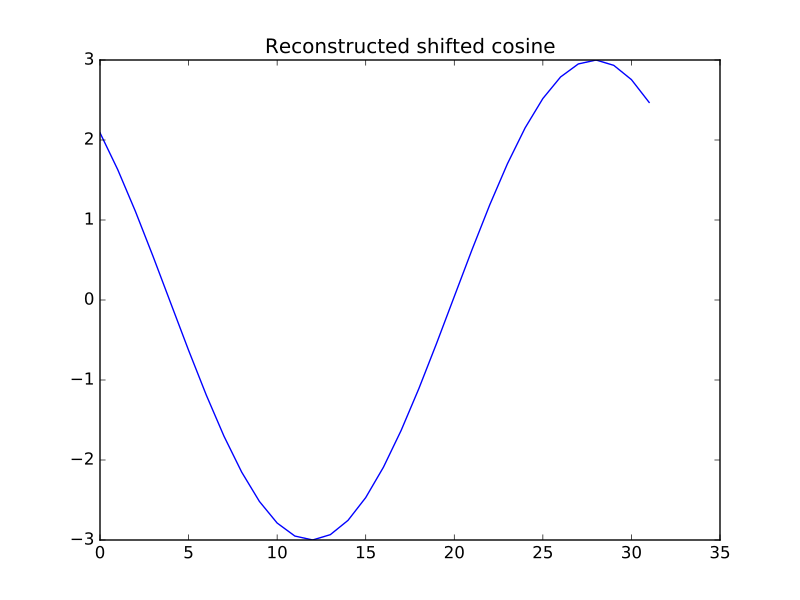

Write the Python code that produced this figure.
# Reconstruct shifted cos from dot product projection
c_cos_shifted = cos_x_shifted.dot(c_1) / c_1.dot(c_1)
c_sin_shifted = cos_x_shifted.dot(s_1) / s_1.dot(s_1)
proj_onto_c1 = c_cos_shifted * c_1
proj_onto_s1 = c_sin_shifted * s_1
reconstructed = proj_onto_c1 + proj_onto_s1
plt.plot(ns, reconstructed)
plt.title('Reconstructed shifted cosine')
assert np.allclose(reconstructed, cos_x_shifted)
